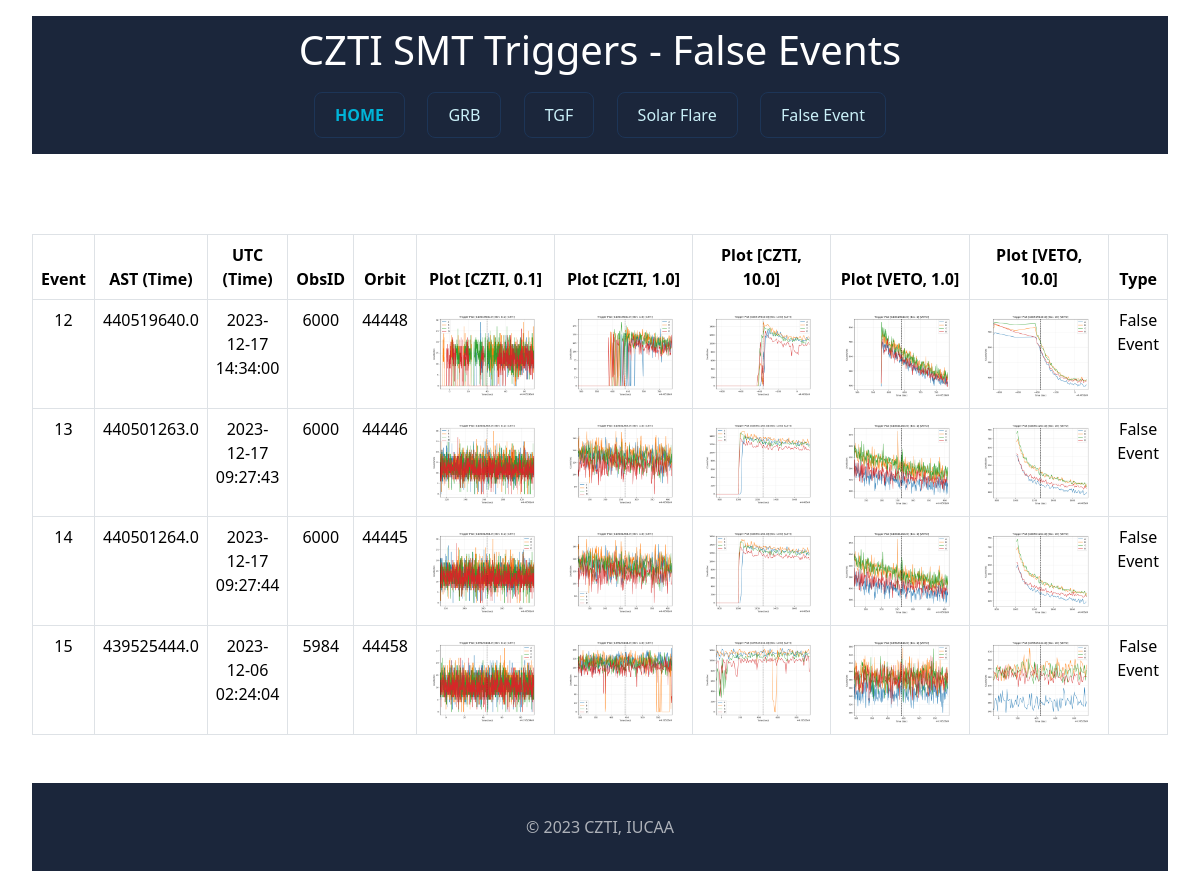
The app's page /false with its own data.
### tables this page shows
CREATE TABLE events (event_id INTEGER PRIMARY KEY AUTOINCREMENT, event_obsid TEXT, event_orbit TEXT, event_ast TEXT, event_utc TEXT, event_type TEXT);

### app.py (the view)
@app.route("/false")
def false_page():
    rows = getdatadb()
    return render_template('false.html', elem=rows)

### app.py (called while the page is built)
def getdatadb():
    conn = sqlite3.connect(DATABASE)
    cursor = conn.cursor()
    query = "SELECT * FROM events;"
    cursor.execute(query)
    dbrow = cursor.fetchall()
    columns = [desc[0] for desc in cursor.description]
    rowdata = []
    for row in dbrow:
        row_dict = dict(zip(columns, row))
        rowdata.append(row_dict)
    cursor.close()
    conn.close()
    return rowdata

### templates/false.html (shortened to what this page needs)
<!DOCTYPE html>
<html lang="en">
<head>
    <link href="https://cdn.jsdelivr.net/npm/bootstrap@5.3.2/dist/css/bootstrap.min.css" rel="stylesheet">
</head>
<body>
    <nav>
        <h1>CZTI SMT Triggers - False Events</h1>
        <div class="info-section">
            <a href="{{ url_for('hello_czti') }}" class="button home-button">HOME</a>
            <a href="{{ url_for('grb_page') }}" class="button">GRB</a>
            <a href="{{ url_for('tgf_page') }}" class="button">TGF</a>
            <a href="{{ url_for('solar_page') }}" class="button">Solar Flare</a>
            <a href="{{ url_for('false_page') }}" class="button">False Event</a>
        </div>
    </nav>
    <div class="table-responsive">
        <table class="table table-hover table-bordered">
            <thead>
                <tr>
                    <th>Event</th>
                    <th>AST (Time)</th>
                    <th>UTC (Time)</th>
                    <th>ObsID</th>
                    <th>Orbit</th>
                    <th>Plot [CZTI, 0.1]</th>
                    <th>Plot [CZTI, 1.0]</th>
                    <th>Plot [CZTI, 10.0]</th>
                    <th>Plot [VETO, 1.0]</th>
                    <th>Plot [VETO, 10.0]</th>
                    <th>Type</th>
                </tr>
            </thead>
            <tbody>
                {% for val in elem %}
                    {% if val['event_type'] == 'False Event' %}
                        <tr>
                            <td>{{val['event_id']}}</td>
                            <td>{{val['event_ast']}}</td>
                            <td>{{val['event_utc']}}</td>
                            <td>{{val['event_obsid'][26:30]}}</td>
                            <td>{{val['event_orbit']}}</td>
                            <td><img class="plot-image" src="static/{{val['event_ast']}}/{{val['event_ast']}}_0.1_CZTI.png"></td>
                            <td><img class="plot-image" src="static/{{val['event_ast']}}/{{val['event_ast']}}_1.0_CZTI.png"></td>
                            <td><img class="plot-image" src="static/{{val['event_ast']}}/{{val['event_ast']}}_10.0_CZTI.png"></td>
                            <td><img class="plot-image" src="static/{{val['event_ast']}}/{{val['event_ast']}}_1_VETO.png"></td>
                            <td><img class="plot-image" src="static/{{val['event_ast']}}/{{val['event_ast']}}_10_VETO.png"></td>
                            <td>{{val['event_type']}}</td>
                        </tr>
                    {% endif %}
                {% endfor %}
            </tbody>
        </table>
    </div>
    <footer>
        <p>&copy; 2023 CZTI, IUCAA</p>
    </footer>
</body>
</html>

### templates/false.html (style rules this page uses)
html { height: 100%; }
body { min-height: 100%; display: flex; flex-direction: column; margin: 0; }
h1 { text-align: center; padding: 34px; }
nav { margin: 16px 32px 64px 32px; background-color: #1b263b; color: white; }
h1 { text-align: center; padding: 10px 32px 2px 32px; margin: 0; }
.info-section { display: flex; padding: 16px; margin: 0px 256px 0px 256px; justify-content: space-between; }
.button { padding: 10px 20px; margin: 0 10px; text-decoration: none; color: #caf0f8; background-color: #1b263b; border: 1px solid #1d3557; border-radius: 8px; cursor: pointer; transition: background-color 0.3s ease; }
.home-button { font-weight: bold; color: #00b4d8; }
.table-responsive { margin: 16px 32px 32px 32px; text-align: center; }
.table-responsive img { width: 100%; }
td:nth-child(6), td:nth-child(7), td:nth-child(8), td:nth-child(9), td:nth-child(10) { width: 14%; white-space: nowrap; }
footer { padding: 32px; margin: 32px 32px 16px 32px; color: rgba(255, 255, 255, 0.644); text-align: center; background-color: #1b263b; margin-top: auto; }
footer p { margin: 0; }

### records on screen
events: event_id "12", event_ast "440519640.0", event_utc "2023-12-17 14:34:00", event_obsid "6000", event_orbit "44448", event_ast (picture), event_type "False Event"
events: event_id "13", event_ast "440501263.0", event_utc "2023-12-17 09:27:43", event_obsid "6000", event_orbit "44446", event_ast (picture), event_type "False Event"
events: event_id "14", event_ast "440501264.0", event_utc "2023-12-17 09:27:44", event_obsid "6000", event_orbit "44445", event_ast (picture), event_type "False Event"
events: event_id "15", event_ast "439525444.0", event_utc "2023-12-06 02:24:04", event_obsid "5984", event_orbit "44458", event_ast (picture), event_type "False Event"
